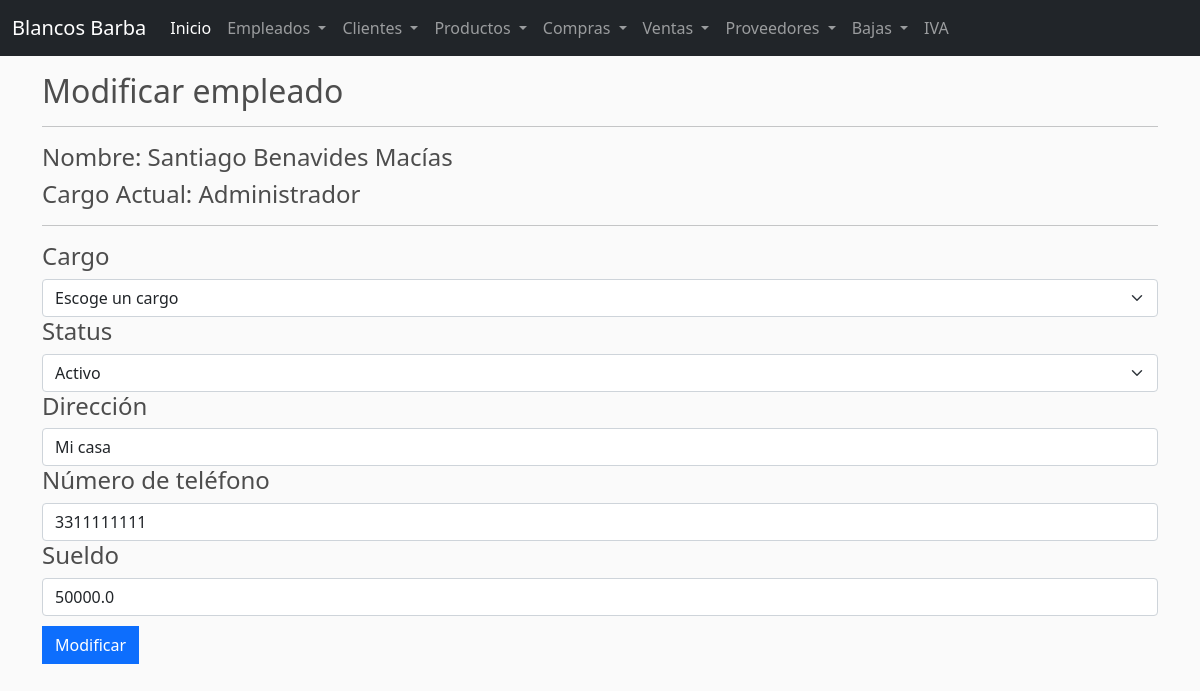
The app's page /memp/1 with its own data.
### barba/models.py (models this page shows, shortened)
class Empleado(models.Model):
    nombre = models.CharField(max_length=50,null=True)
    apellidos = models.CharField(max_length=50,null=True)
    sueldo = models.FloatField(null=True)
    cargo = models.CharField(max_length=50,null=True)
    direccion = models.CharField(max_length=50,null=True)
    status = models.CharField(max_length=50,null=True,blank=True)
    password = models.CharField(max_length=50,null=True)
    telefono = models.CharField(max_length=50,null=True)

### barba/views.py (the view)
# urls.py: path('memp/<str:pk>',views.memp, name='memp'),
def memp(request,pk):
    if request.method == 'POST':
        form = ModifyEmpleadoForm(request.POST)
        try:
            cargo = request.POST['cargo']
        except:
            empleado = Empleado.objects.get(pk=pk)
            context = {
                'empleado': empleado,
            }
            messages.error(request, 'Selecciona un cargo por favor')
            return render(request, 'memp.html', context)
        cargo = request.POST['cargo']
        status = request.POST['status']
        direccion = request.POST['direccion']
        telefono = request.POST['telefono']
        sueldo = request.POST['sueldo']
        context = {
            'cargo': cargo,
            'status': status,
            'direccion': direccion,
            'telefono': telefono,
            'sueldo': sueldo,
        }
        if form.is_valid():
            empleado = Empleado.objects.get(pk=pk)
            empleado.cargo = cargo
            empleado.status = status
            empleado.direccion = direccion
            empleado.telefono = telefono
            empleado.sueldo = sueldo
            empleado.save()
            return redirect('emps')
        else:
            empleado = Empleado.objects.get(pk=pk)
            context = {
                'empleado': empleado,
            }
            messages.error(request, 'No dejes campos en blanco por favor')
            return render(request, 'memp.html', context)
    else:
        empleado = Empleado.objects.get(pk=pk)
        context = {
            'empleado': empleado,
        }
        return render(request, 'memp.html', context)

### barba/templates/memp.html (shortened to what this page needs)
{% extends 'base.html' %}
{% block content %}
<div class="container">
    <h2>Modificar empleado</h2>
    <hr>
    <h4>Nombre: {{empleado.nombre}} {{empleado.apellidos}}</h4>
    <h4>Cargo Actual: {{empleado.cargo}}</h4>
    <hr>
    <form method="POST" action="" enctype="multipart/form-data">
        <div class="form-group">
            <h4>Cargo</h4>
            <select class="form-select" name="cargo" value="{{ empleado.cargo }}">
                <option value="" selected disabled hidden>Escoge un cargo</option>
            </select>
        </div>
        <div class="form-group">
            <h4>Status</h4>
            <select class="form-select" name="status" value="{{ empleado.status }}">
                <option value="Activo">Activo</option>
            </select>
        </div>
        <div class="form-group">
            <h4>Dirección</h4>
            <input type="text" class="form-control" placeholder="Dirección del empleado" value="{{ empleado.direccion }}" name="direccion">
        </div>
        <div class="form-group">
            <h4>Número de teléfono</h4>
            <input type="number" class="form-control" placeholder="Número teléfono del empleado" value="{{ empleado.telefono }}" name="telefono">
        </div>
        <div class="form-group">
            <h4>Sueldo</h4>
            <input type="number" class="form-control" placeholder="Sueldo del empleado" value="{{ empleado.sueldo }}" name="sueldo">
        </div>
        <button type="submit" class="btn btn-primary" style="margin-top: 10px;">Modificar</button>
    </form>
</div>
{% endblock %}

### static/main.css (style rules this page uses)
body { background-color: hsl(0, 0%, 98%); }
h1,h2,h3,h4,h5,h6 { color:hsl(0, 0%, 30%); }
.btn { border-radius: 0; }

### records on screen
Empleado: nombre "Santiago", apellidos "Benavides Macías", cargo "Administrador", status "Activo", direccion "Mi casa", telefono "3311111111", sueldo "50000.0"
